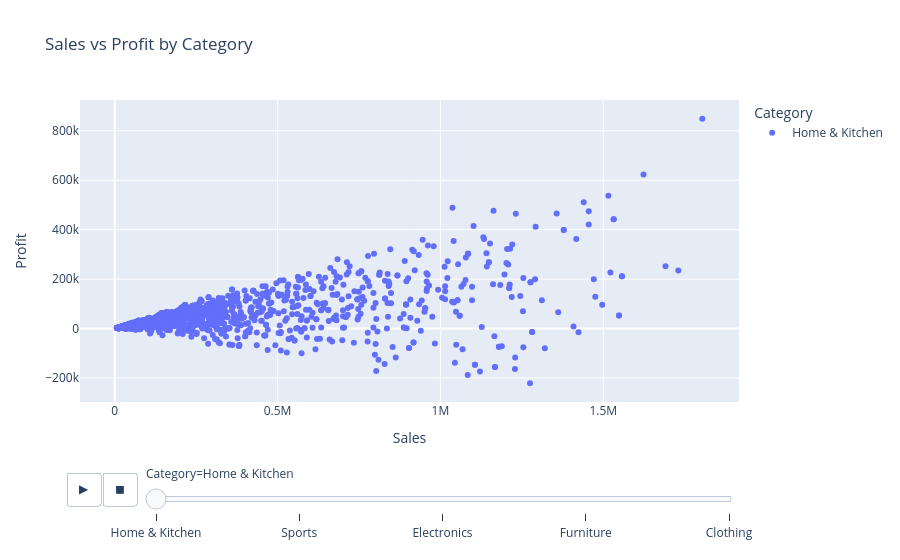

Notebook code cell kept with this figure:
### Code cell
# Use: Time-based dashboards.

fig = px.scatter(
    df,
    x="Sales",
    y="Profit",
    color="Category",
    animation_frame="Category",
    title="Sales vs Profit by Category"
)

fig.show()

### Figure 1 — Plotly figure (JSON) as saved in the notebook; plotly's stock layout.template omitted (floating-point values rounded to 4 significant figures; data arrays with more than 128 entries replaced by an {"elided": "..."} marker saying what was removed)
{"data": [{"hovertemplate": "Category=Home & Kitchen<br>Sales=%{x}<br>Profit=%{y}<extra></extra>", "legendgroup": "Home & Kitchen", "marker": {"color": "#636efa", "symbol": "circle"}, "mode": "markers", "name": "Home & Kitchen", "orientation": "v", "showlegend": true, "type": "scatter", "x": {"elided": "2033 float values"}, "xaxis": "x", "y": {"elided": "2033 float values"}, "yaxis": "y"}], "layout": {"legend": {"title": {"text": "Category"}, "tracegroupgap": 0}, "sliders": [{"active": 0, "currentvalue": {"prefix": "Category="}, "len": 0.9, "pad": {"b": 10, "t": 60}, "steps": [{"args": [["Home & Kitchen"], {"frame": {"duration": 0, "redraw": false}, "fromcurrent": true, "mode": "immediate", "transition": {"duration": 0, "easing": "linear"}}], "label": "Home & Kitchen", "method": "animate"}, {"args": [["Sports"], {"frame": {"duration": 0, "redraw": false}, "fromcurrent": true, "mode": "immediate", "transition": {"duration": 0, "easing": "linear"}}], "label": "Sports", "method": "animate"}, {"args": [["Electronics"], {"frame": {"duration": 0, "redraw": false}, "fromcurrent": true, "mode": "immediate", "transition": {"duration": 0, "easing": "linear"}}], "label": "Electronics", "method": "animate"}, {"args": [["Furniture"], {"frame": {"duration": 0, "redraw": false}, "fromcurrent": true, "mode": "immediate", "transition": {"duration": 0, "easing": "linear"}}], "label": "Furniture", "method": "animate"}, {"args": [["Clothing"], {"frame": {"duration": 0, "redraw": false}, "fromcurrent": true, "mode": "immediate", "transition": {"duration": 0, "easing": "linear"}}], "label": "Clothing", "method": "animate"}], "x": 0.1, "xanchor": "left", "y": 0, "yanchor": "top"}], "title": {"text": "Sales vs Profit by Category"}, "updatemenus": [{"buttons": [{"args": [null, {"frame": {"duration": 500, "redraw": false}, "fromcurrent": true, "mode": "immediate", "transition": {"duration": 500, "easing": "linear"}}], "label": "&#9654;", "method": "animate"}, {"args": [[null], {"frame": {"duration": 0, "redraw": false}, "fromcurrent": true, "mode": "immediate", "transition": {"duration": 0, "easing": "linear"}}], "label": "&#9724;", "method": "animate"}], "direction": "left", "pad": {"r": 10, "t": 70}, "showactive": false, "type": "buttons", "x": 0.1, "xanchor": "right", "y": 0, "yanchor": "top"}], "xaxis": {"anchor": "y", "domain": [0, 1], "title": {"text": "Sales"}}, "yaxis": {"anchor": "x", "domain": [0, 1], "title": {"text": "Profit"}}}}
